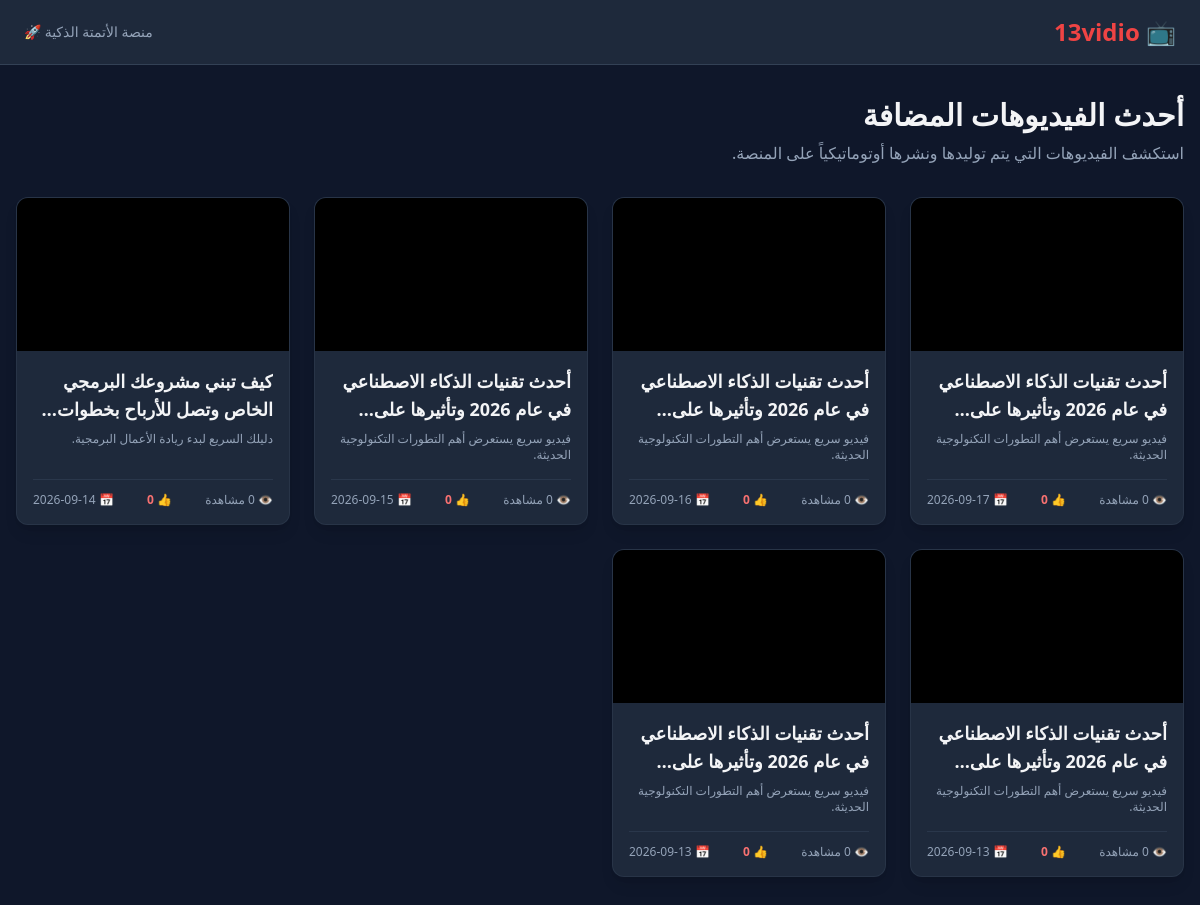
Before: / with the older database file.
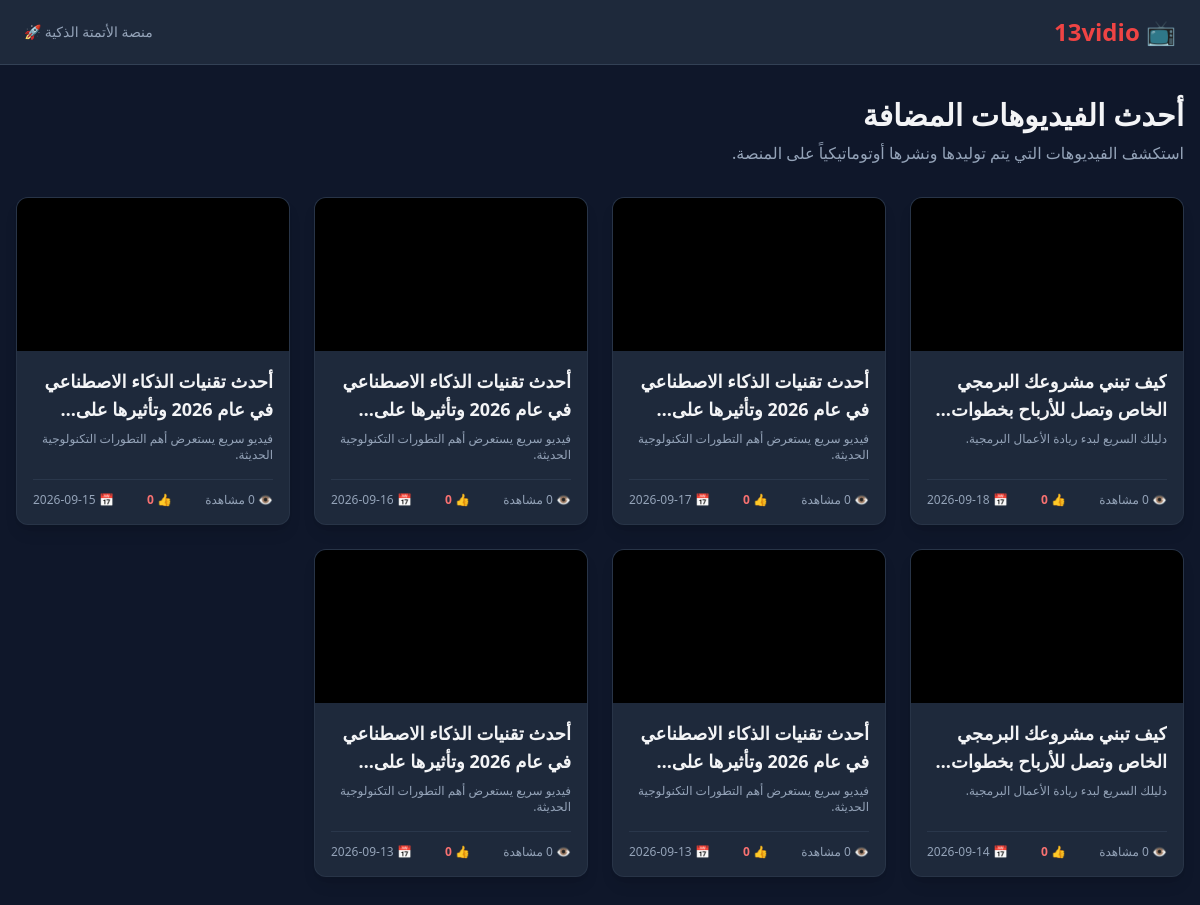
After: the same page with the newer database file.
### app.py (models this page shows)
class Video(db.Model):
  id = db.Column(db.Integer, primary_key=True)
  title = db.Column(db.String(200), nullable=False)
  description = db.Column(db.Text, nullable=True)
  video_url = db.Column(db.String(500), nullable=False)  # رابط الفيديو أو ملفه
  thumbnail_url = db.Column(
      db.String(500), nullable=True
  )  # صورة مصغرة للفيديو
  views = db.Column(db.Integer, default=0)
  likes = db.Column(db.Integer, default=0)
  created_at = db.Column(db.DateTime, default=datetime.utcnow)
  comments = db.relationship(
      "Comment", backref="video", lazy=True, cascade="all, delete-orphan"
  )

### app.py (the view)
@app.route("/")
def index():
  videos = Video.query.order_by(Video.created_at.desc()).all()
  return render_template("index.html", videos=videos)

### templates/index.html (shortened to what this page needs)
<!DOCTYPE html>
<html lang="ar" dir="rtl">
<head>
    <script src="https://cdn.tailwindcss.com"></script>
</head>
<body class="bg-slate-900 text-gray-100 min-h-screen">
    <nav class="bg-slate-800 border-b border-slate-700 px-6 py-4 flex justify-between items-center sticky top-0 z-50">
        <a href="{{ url_for('index') }}" class="text-2xl font-extrabold text-red-500 flex items-center gap-2">
            📺 13vidio
        </a>
        <div class="text-sm text-slate-400">
            منصة الأتمتة الذكية 🚀
        </div>
    </nav>
    <main class="max-w-7xl mx-auto px-4 py-8">
        <div class="mb-8">
            <h1 class="text-3xl font-bold mb-2">أحدث الفيديوهات المضافة</h1>
            <p class="text-slate-400">استكشف الفيديوهات التي يتم توليدها ونشرها أوتوماتيكياً على المنصة.</p>
        </div>
        <div class="grid grid-cols-1 sm:grid-cols-2 md:grid-cols-3 lg:grid-cols-4 gap-6">
            {% for video in videos %}
            <div class="bg-slate-800 rounded-xl overflow-hidden shadow-lg border border-slate-700/50 hover:border-red-500/50 transition duration-300 flex flex-col">
                <a href="{{ url_for('watch_video', video_id=video.id) }}" class="block aspect-video bg-black relative group">
                </a>
                <div class="p-4 flex flex-col flex-grow justify-between">
                    <div>
                        <a href="{{ url_for('watch_video', video_id=video.id) }}">
                            <h2 class="font-bold text-lg mb-2 line-clamp-2 hover:text-red-400 transition">{{ video.title }}</h2>
                        </a>
                        <p class="text-slate-400 text-xs line-clamp-2 mb-4">{{ video.description or "لا يوجد وصف." }}</p>
                    </div>
                    <div class="pt-3 border-t border-slate-700/60 flex justify-between items-center text-xs text-slate-400">
                        <span>👁️ {{ video.views }} مشاهدة</span>
                        <span class="text-red-400 font-semibold">👍 {{ video.likes }}</span>
                        <span>📅 {{ video.created_at.strftime('%Y-%m-%d') }}</span>
                    </div>
                </div>
            </div>
            {% else %}
            <div class="col-span-full text-center py-20 bg-slate-800/50 rounded-2xl border border-slate-800">
                <p class="text-xl text-slate-400 mb-2">لا توجد فيديوهات مضافة حتى الآن!</p>
                <p class="text-sm text-slate-500">قم بتشغيل أداة الأتمتة على جيت هب لتوليد أول فيديو.</p>
            </div>
            {% endfor %}
        </div>
    </main>
</body>
</html>

Changed rows visible on the page:
added Video: title "كيف تبني مشروعك البرمجي الخاص وتصل للأرباح…", description "دليلك السريع لبدء ريادة الأعمال البرمجية.", views "0", likes "0", created_at "2026-09-18"
